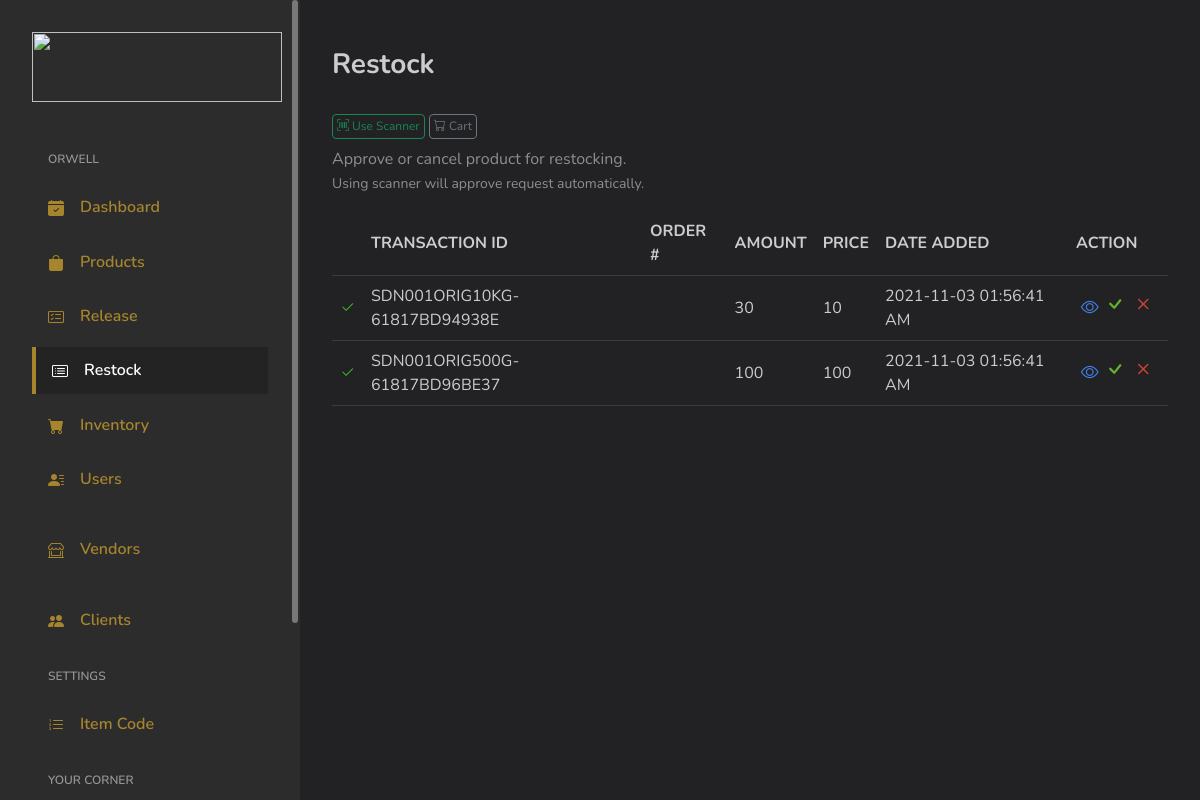
The app's page /admin/product_restocking, older data.
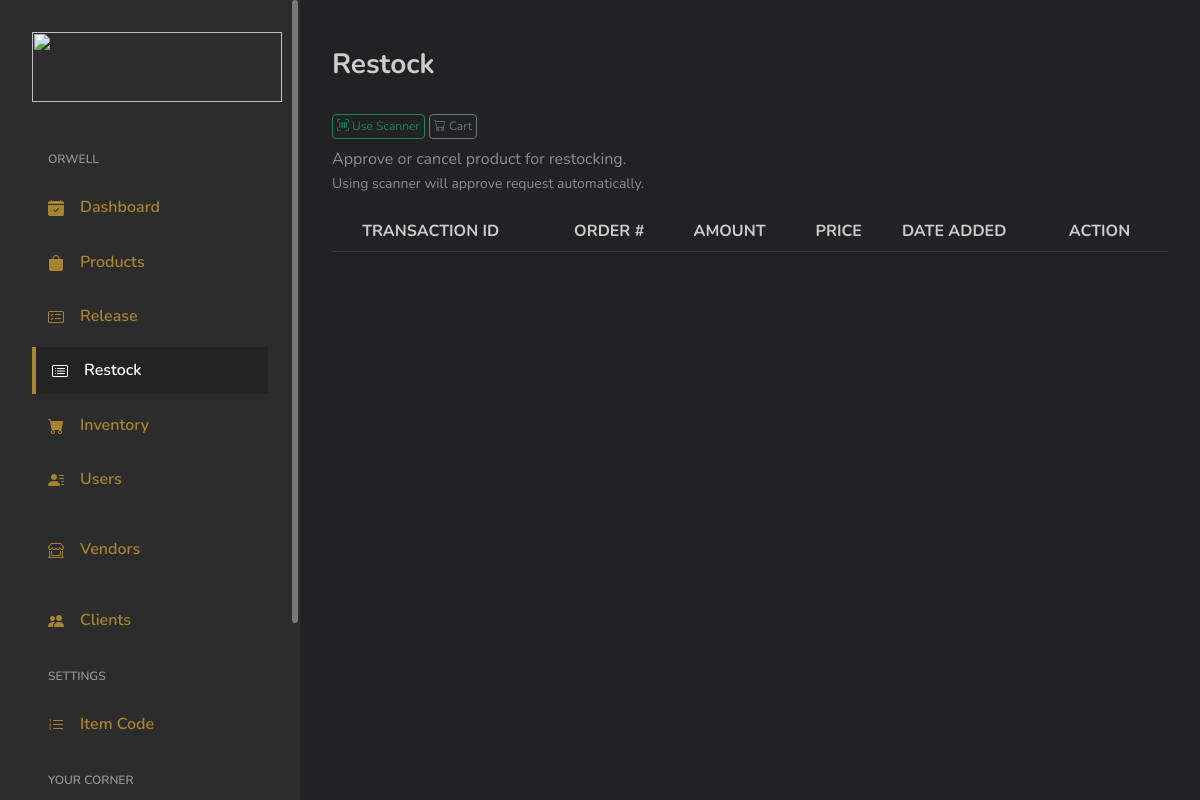
The same page, newer data.
### tables this page shows
CREATE TABLE `products_transactions` (
  `ID` int(11) NOT NULL,
  `Code` varchar(255) DEFAULT NULL,
  `TransactionID` varchar(255) DEFAULT NULL,
  `OrderNo` varchar(255) DEFAULT NULL,
  `Type` tinyint(1) DEFAULT NULL COMMENT '0 = Restocked; 1 = Released;',
  `Amount` int(255) DEFAULT 0,
  `PriceUnit` varchar(255) DEFAULT '0',
  `InStock` int(255) DEFAULT 0,
  `Date` varchar(255) DEFAULT NULL,
  `DateAdded` varchar(255) DEFAULT NULL,
  `Status` int(11) NOT NULL COMMENT '0 = for approval\r\n1 = approved',
  `Date_Approval` varchar(255) DEFAULT NULL,
  `UserID` varchar(255) DEFAULT NULL
);

### application/controllers/Admin.php (called while the page is built, shortened)
<?php
class Admin extends MY_Controller {
	public $globalData = [];
	public function __construct()
	{
		$this->load->model('Model_Selects');
		$this->load->model('Model_Security');
		$this->load->model('Model_Inserts');
		$this->load->model('Model_Logbook');
	}
	public function product_restocking()
	{
		$data = [];
		$data = array_merge($data, $this->globalData);
		$header['pageTitle'] = 'Restock Transactions';
		$data['globalHeader'] = $this->load->view('main/globals/header', $header);
		$data['Filter_restockprod'] = $this->Model_Selects->Filter_restockprod();
		$this->load->view('admin/restock_product', $data);
	}
}

### index.php (called while the page is built, shortened)
<?php
require_once BASEPATH.'core/CodeIgniter.php';

### application/models/Model_Selects.php (called while the page is built, shortened)
<?php
class Model_Selects extends CI_Model {
	public function Filter_restockprod()
	{
		$this->db->select('*');
		$this->db->where('Type', 0);
		$result = $this->db->get('products_transactions');
		return $result;
	}
}

### application/views/admin/restock_product.php (the view, shortened to what this page needs)
<link rel="stylesheet" type="text/css" href="https://cdn.datatables.net/1.11.3/css/dataTables.bootstrap4.min.css"/>
</head>
<body>
<div id="app">
	<div id="main">
		<div class="page-heading">
			<div class="page-title">
				<div class="row">
					<div class="col-12 col-md-12">
						<h3>Restock</h3>
					</div>
					<div class="col-12 col-md-12 pt-4 pb-2">
						<button type="button" class="scnrestock-btn btn btn-sm-success" style="font-size: 12px;"><i class="bi bi-upc-scan"></i> Use Scanner</button>
						<button type="button" class="viewRestockCart-btn btn btn-sm-secondary ml-auto" style="font-size: 12px;"><i class="bi bi-cart"></i> Cart</button>
					</div>
					<p class="text-subtitle text-muted">Approve or cancel product for restocking.
						<br>
						<small>Using scanner will approve request automatically.</small>
					</p>
				</div>
			</div>
			<section class="section">
				<div class="table-responsive">
					<table id="list_release" class="table">
						<thead>
							<tr>
								<th></th>
								<th>
									TRANSACTION ID
								</th>
								<th>
									ORDER #
								</th>
								<th>
									AMOUNT
								</th>
								<th>
									PRICE
								</th>
								<th>
									DATE ADDED
								</th>
								<th>
									ACTION
								</th>
							</tr>
						</thead>
						<tbody>
							<?php foreach ($Filter_restockprod->result_array() as $row): ?>
								<tr scope="row">
									<td class="text-center">
										<?php if ($row['Status'] == 1) {
											print '<i style="font-size: 15px; color: #3EC328;" class="bi bi-check2"></i>';
										} else {
											print '<i style="font-size: 9px; color: #3596CE;" class="bi bi-circle-fill"></i>';
										}?>
									</td>
									<td>
										<?php print $row['TransactionID']; ?>
									</td>
									<td>
									</td>
									<td>
										<?php print $row['Amount']; ?>
									</td>
									<td>
										<?php print $row['PriceUnit']; ?>
									</td>
									<td>
										<?php print $row['DateAdded']; ?>
									</td>
									<td width="100" class="text-center">
										<a style="color: #4081E3;" href="#">
											<span><i style="font-size: 18px;" class="bi bi-eye"></i></span>
										</a>
										<a style="color: #61B330;" href="#">
											<span><i style="font-size: 24px;" class="bi bi-check"></i></span>
										</a>
										<a style="color: #C84534 ;" href="<?=base_url()?>admin/remove_thisicode?uid=">
											<span><i style="font-size: 24px;" class="bi bi-x"></i></span>
										</a>
									</td>
								</tr>
							<?php endforeach ?>
						</tbody>
					</table>
				</div>
			</section>
		</div>
	</div>
</div>
</body>
</html>

Row changes from the older to the newer data that the page shows:
removed products_transactions: Status 1 (drawn), TransactionID "SDN001ORIG10KG-61817BD94938E", Amount "30", PriceUnit "10", DateAdded "2021-11-03 01:56:41 AM"
removed products_transactions: Status 1 (drawn), TransactionID "SDN001ORIG500G-61817BD96BE37", Amount "100", PriceUnit "100", DateAdded "2021-11-03 01:56:41 AM"
